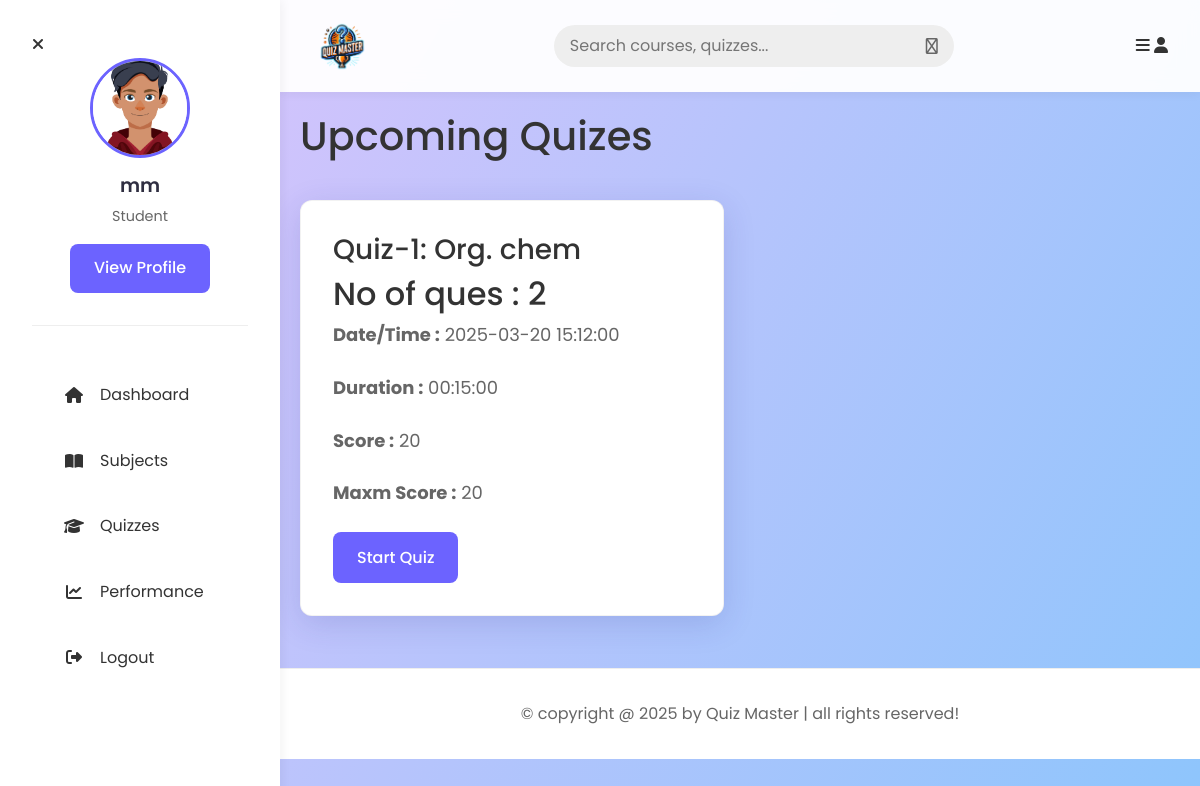
/quizes (signed in), run on the app's committed database.
### models/models.py (models this page shows)
class User_Info(db.Model, UserMixin):
    __tablename__ = "user_info"
    id = db.Column(db.Integer, primary_key=True)
    email = db.Column(db.String, unique=True, nullable=False)
    password = db.Column(db.String, nullable=False)
    full_name = db.Column(db.String, nullable=False)
    qualification = db.Column(db.Integer, nullable=False)
    role = db.Column(db.Integer, default=1)
    dob = db.Column(db.Date, nullable=False)
    user_score = db.Column(db.Integer, default=0)
    quizs = db.relationship("Quiz", cascade="all,delete", backref="user_info", lazy=True)

class Quiz(db.Model):
    __tablename__ = "quiz"
    id = db.Column(db.Integer, primary_key=True)
    user_id = db.Column(db.Integer, db.ForeignKey('user_info.id'), nullable=False)
    chapter_id = db.Column(db.Integer, db.ForeignKey('chapter.id'), nullable=False)
    date_time = db.Column(db.DateTime, nullable=False)
    duration = db.Column(db.Time, nullable=False)
    score = db.Column(db.Integer, nullable=False)
    quiz_maxm_score = db.Column(db.Integer, default=0)
    questions = db.relationship("Question", cascade="all,delete",backref="quiz",lazy=True)

class Chapter(db.Model):
    __tablename__ = "chapter"
    id = db.Column(db.Integer, primary_key=True)
    name = db.Column(db.String, unique=True, nullable=False)
    description = db.Column(db.String, nullable=False)
    subject_id = db.Column(db.Integer, db.ForeignKey('subject.id'), nullable=False)
    ques = db.relationship("Question", cascade="all,delete", backref="chapter", lazy=True)
    quizs = db.relationship("Quiz", cascade="all,delete", backref="chapter", lazy=True)

### controllers/routes.py (the view)
@user.route("/quizes")
@login_required
def quizes():
    quizes = Quiz.query.all()
    return render_template('quizes.html', quizes = quizes)

### extensions.py (called while the page is built)
@login_manager.user_loader
def load_user(user_id):
    from models.models import User_Info
    return User_Info.query.get(int(user_id))

### templates/quizes.html
{% extends "user_layout.html" %}
{% block content %}
<section class="subjects">
<h1 class="center heading">Upcoming Quizes</h1>
<div class="box-container">
{% if quizes %}
{% for quiz in quizes %}
    <div class="box">
        <div class="subject">
            <div class="quiz">
                <h3 > Quiz-{{quiz.id}}: {{quiz.chapter.name}}</h3>
                <h2 class="orange_text ">No of ques : {{quiz.questions|length}}</h2>
            </div>
        </div>
        <div class="description">
            <p style="font-size: large;"><b class="orange_text">Date/Time :</b> {{quiz.date_time}}</p>
            <p style="font-size: large;"><b class="orange_text">Duration :</b> {{quiz.duration}}</p>
            <p style="font-size: large;"><b class="orange_text">Score :</b> {{quiz.score}}</p>
            <p style="font-size: large;"><b class="orange_text">Maxm Score :</b> {{quiz.quiz_maxm_score}}</p>
        </div>
        <div>
            <a href="{{ url_for('user.get_question', quiz_id=quiz.id, q_no=1) }}"
                class="inline-btn"
                >
                Start Quiz
            </a>
        </div>
    </div>
    {% endfor %}
{% endif %}
    </div>
</section>
{% endblock %}

### templates/user_layout.html (shortened to what this page needs)
<!DOCTYPE html>
<html lang="en">
<head>
   <link rel="stylesheet" href="https://cdnjs.cloudflare.com/ajax/libs/font-awesome/6.1.2/css/all.min.css">
   <link rel="stylesheet" href="https://cdn.jsdelivr.net/npm/bootstrap@4.0.0/dist/css/bootstrap.min.css">
   <link rel="stylesheet" href="{{ url_for('static', filename='main.css') }}">
</head>
<body class="light">
   <header class="header">
      <section class="flex">
         <a href="{{ url_for('user.user_dashboard') }}" class="logo">
            <img src="{{ url_for('static', filename='images/logo_qm.jpeg') }}" alt="Quiz Master Logo">
         </a>
         <form action="{{url_for('user.usr_search')}}" method="post" class="search-form">
            <input type="text" name="search_box" placeholder="Search courses, quizzes..." required maxlength="100">
            <button type="submit" class="fas fa-search"></button>
         </form>
         <div class="icons">
            <div id="menu-btn" class="fas fa-bars"></div>
            <div id="user-btn" class="fas fa-user"></div>
         </div>
      </section>
   </header>
   <div class="side-bar">
      <div id="close-btn">
         <i class="fas fa-times"></i>
      </div>
      <div class="profile">
         <img src="{{ url_for('static', filename='images/profile_pic.jpg') }}" class="image" alt="Profile">
         <h3 class="name">{{current_user.full_name or current_user.email}}</h3>
         <p class="role">Student</p>
         <a href="#" class="btn shadow-sm">View Profile</a>
      </div>
      <nav class="navbar">
         <a href="{{ url_for('user.user_dashboard') }}"><i class="fas fa-home"></i><span>Dashboard</span></a>
         <a href="{{ url_for('user.subjects') }}"><i class="fa-solid fa-book-open"></i><span>Subjects</span></a>
         <a href="{{ url_for('user.quizes') }}"><i class="fas fa-graduation-cap"></i><span>Quizzes</span></a>
         <a href="{{url_for('user.user_summary')}}"><i class="fa-solid fa-chart-line"></i><span>Performance</span></a>
         <a href="{{ url_for('general_routes.logout') }}"><i class="fa-solid fa-right-from-bracket"></i><span>Logout</span></a>
      </nav>
   </div>
   <main class="container">
      {% block content %}
      {% endblock %}
   </main>
   <footer class="footer">
      &copy; copyright @ 2025 by <span>Quiz Master</span> | all rights reserved!
   </footer>
</body>
</html>

### static/main.css (style rules this page uses)
:root { --primary-color: #6C63FF; --primary-dark: #5a52d5; --secondary-color: #2F2E41; --accent-color: #F50057; --text-color: #333333; --text-light: #666666; --bg-color: #F0F2F5; --white: #ffffff; --glass-bg: rgba(255, 255, 255, 0.85); --glass-border: rgba(255, 255, 255, 0.18); --shadow: 0 8px 32px 0 rgba(31, 38, 135, 0.15); --radius: 12px; --transition: all 0.3s ease; }
* { margin: 0; padding: 0; box-sizing: border-box; font-family: 'Poppins', sans-serif; }
body { background: var(--bg-color); background-image: linear-gradient(120deg, #e0c3fc 0%, #8ec5fc 100%); min-height: 100vh; color: var(--text-color); line-height: 1.6; }
a { text-decoration: none; color: inherit; transition: var(--transition); }
.container { max-width: 1200px; margin: 0 auto; padding: 20px; }
.header { position: sticky; top: 0; z-index: 1000; padding: 1rem 0; background: rgba(255, 255, 255, 0.95); backdrop-filter: blur(10px); box-shadow: 0 2px 10px rgba(0,0,0,0.05); }
.header .flex { display: flex; justify-content: space-between; align-items: center; max-width: 1300px; margin: 0 auto; padding: 0 2rem; }
.header .logo img { height: 60px; width: auto; object-fit: contain; }
.side-bar { position: fixed; top: 0; left: 0; width: 280px; height: 100vh; background: var(--white); padding: 2rem; z-index: 1100; box-shadow: 2px 0 10px rgba(0,0,0,0.05); transition: var(--transition); overflow-y: auto; }
.side-bar .profile { text-align: center; margin-bottom: 2rem; padding-bottom: 2rem; border-bottom: 1px solid #eee; }
.side-bar .profile .image { width: 100px; height: 100px; border-radius: 50%; object-fit: cover; margin-bottom: 1rem; border: 3px solid var(--primary-color); }
.side-bar .profile .name { font-size: 1.2rem; font-weight: 600; color: var(--secondary-color); }
.side-bar .profile .role { font-size: 0.9rem; color: var(--text-light); }
.side-bar .navbar a { display: flex; align-items: center; padding: 1rem; font-size: 1rem; color: var(--text-color); border-radius: 8px; margin-bottom: 0.5rem; }
.side-bar .navbar a i { margin-right: 1rem; width: 20px; text-align: center; }
body { padding-left: 280px; transition: var(--transition); }
.home-grid .box-container, .subjects .box-container, .grid-container { display: grid; grid-template-columns: repeat(auto-fill, minmax(300px, 1fr)); gap: 2rem; padding: 2rem 0; }
.box { background: var(--white); padding: 2rem; border-radius: var(--radius); box-shadow: var(--shadow); transition: var(--transition); border: 1px solid rgba(0,0,0,0.05); }
.box p { color: var(--text-light); margin-bottom: 1.5rem; }
.btn, .inline-btn, button[type="submit"] { display: inline-block; background: var(--primary-color); color: var(--white); padding: 0.8rem 1.5rem; border-radius: 8px; font-weight: 500; cursor: pointer; border: none; text-align: center; font-size: 1rem; transition: var(--transition); }
input[type="text"], input[type="email"], input[type="password"], input[type="date"], input[type="number"], input[type="time"], textarea, select { width: 100%; padding: 0.8rem 1rem; border: 1px solid #ddd; border-radius: 8px; font-size: 1rem; background: rgba(255, 255, 255, 0.9); transition: var(--transition); }
.search-form { display: flex; align-items: center; background: #eee; padding: 0.5rem 1rem; border-radius: 50px; width: 100%; max-width: 400px; }
.search-form input { background: transparent; border: none; box-shadow: none; padding: 0; }
.search-form button { background: transparent; color: var(--text-light); padding: 0; margin-left: 10px; box-shadow: none; }
.footer { background: var(--white); text-align: center; padding: 2rem; margin-top: auto; color: var(--text-light); border-top: 1px solid #eee; }

### data on the page
User_Info: full_name "mm"
Quiz: id "1", chapter.name "Org. chem", questions|length "2", date_time "2025-03-20 15:12:00", duration "00:15:00", score "20", quiz_maxm_score "20"
